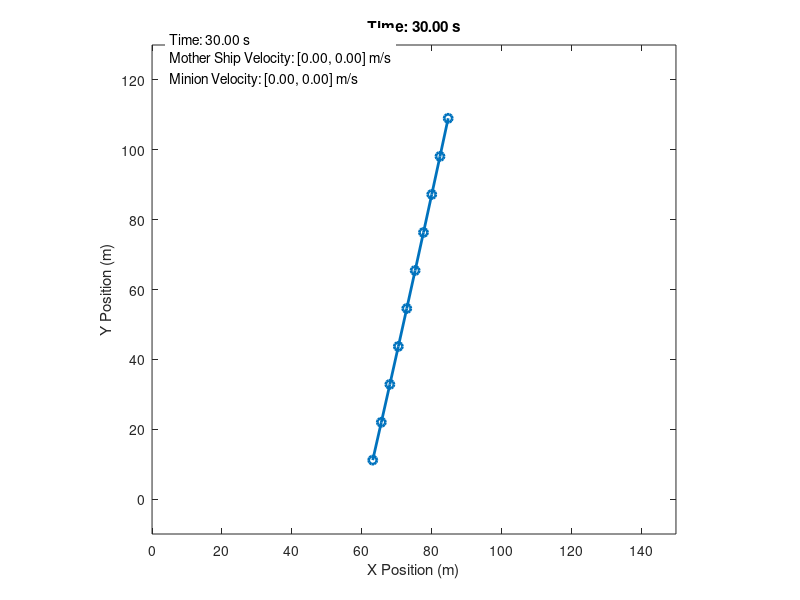
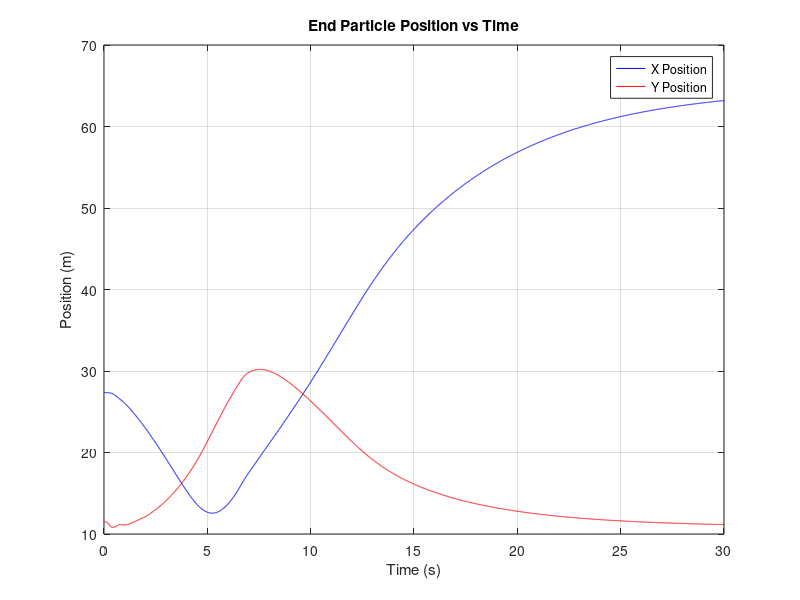

Reproduce these figures in MATLAB, in order.
clear;
clc;
close all;

% Parameters
N = 10;               % Number of masses
total_length = 100;   % Total length of the rope
mass = 0.05;          % Mass of each segment
k = 100;              % Spring stiffness
damping = 0.05;      % Damping coefficient
g = 9.81;             % Gravity (m/s^2)
dt = 0.01;            % Time step (s)
total_time = 30;      % Total simulation time (s)

% User-defined initial conditions
mother_ship_position = [10, 110]; % [x, y] position of the mother ship
rope_angle = deg2rad(80);         % Angle of the rope with respect to the horizontal (in radians)

% Derived parameters
rest_length = total_length / (N-1);  % Rest length of each spring

% Initial conditions
positions = zeros(N, 2);   % [x, y] positions of the masses
velocities = zeros(N, 2);  % [vx, vy] velocities of the masses
for i = 1:N
    positions(i, 1) = mother_ship_position(1) + (i-1) * rest_length * cos(rope_angle);
    positions(i, 2) = mother_ship_position(2) - (i-1) * rest_length * sin(rope_angle);
end

% Simulation loop
time = 0:dt:total_time;
trajectory = zeros(length(time), N, 2);

% PD controller parameters
target_position = [mother_ship_position(1) + 75, mother_ship_position(2)]; % Target position for particle 1
Kp = 5;                    % Proportional gain
Kd = 5;                     % Derivative gain

% Parameters for velocity limit
max_velocity = 10; % Maximum allowable velocity for the mother ship (m/s)

% % Parameters for wind
wind_force = [-0.1, 0]; % Wind force vector (default: blowing from right to left, 2 N in magnitude)

for t = 1:length(time)
    % Store current positions
    trajectory(t, :, :) = positions;
    
    % Compute forces on each mass
    forces = zeros(N, 2);
    
    for i = 1:N
        % Spring force from the left segment
        if i > 1
            vecLeft = positions(i, :) - positions(i-1, :);
            distLeft = norm(vecLeft);
            forceLeft = -k * (distLeft - rest_length) * (vecLeft / distLeft);
            forces(i, :) = forces(i, :) + forceLeft;
        end
        
        % Spring force from the right segment
        if i < N
            vecRight = positions(i+1, :) - positions(i, :);
            distRight = norm(vecRight);
            forceRight = k * (distRight - rest_length) * (vecRight / distRight);
            forces(i, :) = forces(i, :) + forceRight;
        end
        
        % Damping force
        forces(i, :) = forces(i, :) - damping * velocities(i, :);
        
        % Gravity force
        forces(i, 2) = forces(i, 2) - mass * g;
        
        % Add wind force to all particles
        % wind_force = [0.5*sin(t*dt), 0]; % Oscillating wind
        forces(i, :) = forces(i, :) + wind_force;
    end
    
    % Apply PD controller force to particle 1
    error = target_position - positions(1, :);            % Proportional term
    error_dot = -velocities(1, :);                        % Derivative term
    pd_force = Kp * error + Kd * error_dot;               % PD control force
    forces(1, :) = forces(1, :) + pd_force;               % Add PD control force to particle 1
    
    % Update positions and velocities using Euler integration
    for i = 1:N
        accelerations = forces(i, :) / mass;
        velocities(i, :) = velocities(i, :) + accelerations * dt;
        
        % Limit velocity of the mother ship (particle 1)
        if i == 1
            velocity_magnitude = norm(velocities(1, :));
            if velocity_magnitude > max_velocity
                velocities(1, :) = velocities(1, :) * (max_velocity / velocity_magnitude);
            end
        end
        
        positions(i, :) = positions(i, :) + velocities(i, :) * dt;
    end
end

% Calculate velocities from trajectory
mother_ship_velocity_traj = diff(squeeze(trajectory(:, 1, :))) / dt; % Velocity of the mother ship
minion_velocity_traj = diff(squeeze(trajectory(:, end, :))) / dt;    % Velocity of the minion

% Pad the velocities to match the time vector length (since diff reduces the size by 1)
mother_ship_velocity_traj = [mother_ship_velocity_traj; [0, 0]];
minion_velocity_traj = [minion_velocity_traj; [0, 0]];

% Visualization
figure;
for t = 1:10:length(time)
    % Plot the rope
    plot(squeeze(trajectory(t, :, 1)), squeeze(trajectory(t, :, 2)), '-o', 'LineWidth', 2);
    hold on;
    
    % Extract velocities for current frame
    mother_ship_velocity = mother_ship_velocity_traj(t, :);
    minion_velocity = minion_velocity_traj(t, :);
    
    % Print velocity vectors on the screen
    annotation_str = sprintf(['Time: %.2f s\n' ...
                              'Mother Ship Velocity: [%.2f, %.2f] m/s\n' ...
                              'Minion Velocity: [%.2f, %.2f] m/s\n'], ...
                              time(t), mother_ship_velocity(1), mother_ship_velocity(2), ...
                              minion_velocity(1), minion_velocity(2));
    text(5, mother_ship_position(2)+15, annotation_str, 'FontSize', 10, 'BackgroundColor', 'w');
    
    % Plot formatting
    axis equal;
    xlim([0, 150]);
    ylim([-10, mother_ship_position(2)+20]);
    title(sprintf('Time: %.2f s', time(t)));
    xlabel('X Position (m)');
    ylabel('Y Position (m)');
    drawnow;
    pause(dt);
    hold off;
end


% Extract end particle positions
end_particle_positions = squeeze(trajectory(:, end, :));

% Time vector
time = 0:dt:total_time;

% Plot end particle positions
figure;
plot(time, end_particle_positions(:, 1), 'b', 'DisplayName', 'X Position');
hold on;
plot(time, end_particle_positions(:, 2), 'r', 'DisplayName', 'Y Position');
title('End Particle Position vs Time');
xlabel('Time (s)');
ylabel('Position (m)');
legend;
grid on;
hold off;
